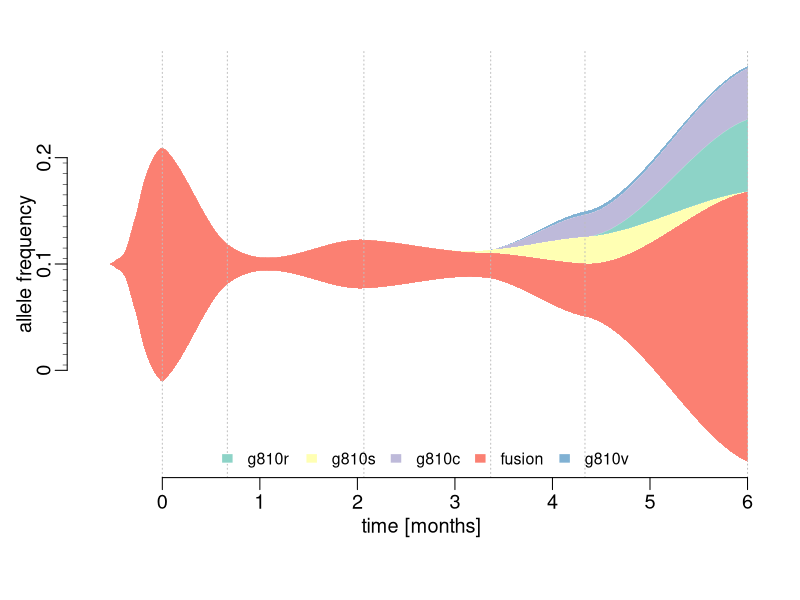

Here is the R script that generated this plot:
## ---- chunk 1
plotStreamGraph <- function(data=stop("No data, NO PLOT, also no cape!"), smoothed=TRUE, start=TRUE, dates="date", colors=NULL, span=0.6){

  require(data.table)
  data <- data.table(data)

  #lets check first, if there is a date column in there
  if (! dates %in% colnames(data)){
    #well this is a problem
    #maybe check if there is a date type column in there?
    date_columns <- which(lapply(data,class) == "Date")

    if(length(date_columns) == 0){
      #well without dates, we will have to assume the measurements are unidistant
      data$TotalDays <- as.integer(c(0:(nrow(data)-1))*30)

    }else{
      #we just take the first one and be happy
      dates <- names(date_columns[1])
      data$TotalDays <- as.integer(unlist(data[,..dates]-c(data[1,..dates])))
    }
  }else{
    # check if this is actually a date
    #TODO

    #and then convert this to actually usable x values by substracting the first value from all the others
    # TODO: sorting?
    #we set this as interger, so we can later exclude it easier
    data$TotalDays <- as.integer(unlist(data[,..dates]-c(data[1,..dates])))

  }

  #now that this is sorted we get to the good part

  if(smoothed){
    #fit a loess model with each column
    #but only keep numerical columns
    keep <- which(lapply(data,class)=="numeric")
    loess_list <- lapply(data[,..keep], function(x) loess(unlist(x)~data$TotalDays,span=span))

    #now we interpolate for all days between the the measurements
    interpSteps <- seq(from=data$TotalDays[1], to=data$TotalDays[nrow(data)])

    interpData <- data.frame(lapply(loess_list, function(x) predict(x, interpSteps)))

    #now negative occurances do not make sense with this
    interpData[interpData<0] <- 0

    plotData <- interpData
    plotX <- interpSteps

  }else{
    #if there is no smoothing, we just copy the raw data
    plotData <-data[,..keep]
    plotX <- data$TotalDays
  }
  # now we also need and X value for each point

  if(start){

    if(smoothed){
      #now this is a bit of a hassle
      #first we create a general outline of the way the thing should run
      # we basically simulate a decay function
      startValues <- data.frame(matrix(c(rep(0,ncol(plotData)), # 0 is the endpoint
                                         plotData[1,]/91,
                                         plotData[1,]/27,
                                         plotData[1,]/9,
                                         plotData[1,]/3,
                                         plotData[1,]*0.8,
                                         plotData[1,]*0.9,
                                         plotData[1,]),
                                       byrow = TRUE, nrow=8)) #and we have 8 time points to consider


      #this is our backbone and now we smooth this,
      loess_list <- lapply(startValues, function(x) loess(unlist(x)~c(1:nrow(startValues))))

      #here we just interpolate a lot of points in between
      smooth_start <- as.data.frame(lapply(loess_list, function(x) predict(x,seq(from=1,to=nrow(startValues),by=0.1))))

      #find out the first time 0 appears and set everything to 0 afterwards
      smooth_start <- apply(smooth_start, 2, function(x) {
        x[c(1:max(which(x<=0)))] <- 0
        return(x)
      })

      #now we combine the start with the actual data
      colnames(smooth_start) <- colnames(plotData)

      #now you trim a bit of, so the breakpoint is not as obvious
      smooth_start <- head(smooth_start,n=-2)
      #and then average over the breakpoint

      breakIndex <- nrow(smooth_start)
      smooth_start[breakIndex-2,] <- colMeans(rbind(tail(smooth_start,3),plotData[c(1),]))
      smooth_start[breakIndex-1,] <- colMeans(rbind(tail(smooth_start,2),plotData[c(1,2),]))
      smooth_start[breakIndex,] <- colMeans(rbind(tail(smooth_start,1),plotData[c(1,2,3),]))

      #now we combine that into one
      plotData <- rbind(smooth_start, plotData)

      #and obviously add some more xValues that need to be plotted
      startX <- rev(seq(from=-0.1,by=-0.3, length.out=nrow(smooth_start)))

      plotX <- c(startX, plotX)

    }else{
      #just connect everything with the 0 line

      zeroes <- rep(0,ncol(plotData))
      names(zeroes) <- colnames(plotData)
      plotData <- rbind(t( zeroes), plotData)
      plotX <- c(-15,plotX)
    }

  }else{
    #no start means no work :)
  }


  # now for the plotting

  if(is.null(colors)){
    require(RColorBrewer)
    colors <- RColorBrewer::brewer.pal(ncol(plotData),"Set3")

  }

  plotData <- as.data.frame(plotData)

  #we change the margins a bit and move the axis to where we want.
  oldpar <- par(c("mar","mgp","cex"))
  par(mar=c(5.1,2.9,2.1,1.1),mgp=c(1.4,0.5,0),cex=1.2)

  #then we plot the data.
  .plot.stream(plotX, plotData, axes=FALSE, xlim=c(min(plotX), max(plotX)), center=TRUE,  spar=0, frac.rand=0, col=colors, border="white", lwd=0.1, xlab="", ylab="allele frequency")
  title(xlab="time [months]", mgp=c(1.5,1,0))

  #add in the horizontal lines to show when the real data was taken
  for(pos in data$TotalDays){
    abline(v=pos, lty=3, col="grey")
  }

  # this is the y axis, but in ruler style with small ticks
  axis(2,at=c(-10,0,10), labels= c(0,0.1,0.2), line=0.1)
  rug(x = -10:9 + 0.5, ticksize = -0.01, side = 2, line=0.1)

  #now this is the xaxis
  axis(1,at=seq(from=0,to=data$TotalDays[nrow(data)],by=30),labels=seq(from=0,to=data$TotalDays[nrow(data)]/30))

  #and of course we add a legend
  legend("bottom", legend=colnames(plotData), fill=colors, border="white",bty="n", ncol=min(nrow(data),ncol(plotData)), cex= 0.8)
  par(oldpar)
}


.plot.stream <- function(
  x, y,
  order.method = "as.is", frac.rand=0.1, spar=0.2,
  center=TRUE,
  ylab="", xlab="",
  border = NULL, lwd=1,
  col=rainbow(length(y[1,])),
  ylim=NULL,
  ...
){

  if(sum(y < 0) > 0) error("y cannot contain negative numbers")

  if(is.null(border)) border <- par("fg")
  border <- as.vector(matrix(border, nrow=ncol(y), ncol=1))
  col <- as.vector(matrix(col, nrow=ncol(y), ncol=1))
  lwd <- as.vector(matrix(lwd, nrow=ncol(y), ncol=1))

  if(order.method == "max") {
    ord <- order(apply(y, 2, which.max))
    y <- y[, ord]
    col <- col[ord]
    border <- border[ord]
  }

  if(order.method == "first") {
    ord <- order(apply(y, 2, function(x) min(which(r>0))))
    y <- y[, ord]
    col <- col[ord]
    border <- border[ord]
  }

  bottom.old <- x*0
  top.old <- x*0
  polys <- vector(mode="list", ncol(y))
  for(i in seq(polys)){
    if(i %% 2 == 1){ #if odd
      top.new <- top.old + y[,i]
      polys[[i]] <- list(x=c(x, rev(x)), y=c(top.old, rev(top.new)))
      top.old <- top.new
    }
    if(i %% 2 == 0){ #if even
      bottom.new <- bottom.old - y[,i]
      polys[[i]] <- list(x=c(x, rev(x)), y=c(bottom.old, rev(bottom.new)))
      bottom.old <- bottom.new
    }
  }

  ylim.tmp <- range(sapply(polys, function(x) range(x$y, na.rm=TRUE)), na.rm=TRUE)
  outer.lims <- sapply(polys, function(r) rev(r$y[(length(r$y)/2+1):length(r$y)]))
  mid <- apply(outer.lims, 1, function(r) mean(c(max(r, na.rm=TRUE), min(r, na.rm=TRUE)), na.rm=TRUE))

  #center and wiggle
  if(center) {
    g0 <- -mid + runif(length(x), min=frac.rand*ylim.tmp[1], max=frac.rand*ylim.tmp[2])
  } else {
    g0 <- runif(length(x), min=frac.rand*ylim.tmp[1], max=frac.rand*ylim.tmp[2])
  }

  fit <- smooth.spline(g0 ~ x, spar=spar)

  for(i in seq(polys)){
    polys[[i]]$y <- polys[[i]]$y + c(fit$y, rev(fit$y))
  }

  if(is.null(ylim)) ylim <- range(sapply(polys, function(x) range(x$y, na.rm=TRUE)), na.rm=TRUE)
  plot(x,y[,1], ylab=ylab, xlab=xlab, ylim=ylim, t="n", ...)
  for(i in seq(polys)){
    polygon(polys[[i]], border=border[i], col=col[i], lwd=lwd[i])
  }

}
## ---- chunk 2
library(data.table)
dates <- as.Date(c("2018-3-9","2018-3-29","2018-5-10","2018-6-18","2018-7-17","2018-9-5"))
fusion <- data.frame(date=dates,vaf=c(22.1,3.8,4.6,2.4,5,25.4),var="fusion")
G810R <- data.frame(date=dates,vaf=c(0,0,0,0,0,6.8),var="G810R")
G810C <- data.frame(date=dates,vaf=c(0,0,0,0,2.1,4.8),var="G810C")
G810V <- data.frame(date=dates,vaf=c(0,0,0,0,0.3,0.2),var="G810V")
G810S <- data.frame(date=dates,vaf=c(0,0,0,0.3,2.5,0),var="G810S")

#lets make this one big data frame, so we have an easier time
y <- data.table(g810r=G810R$vaf,g810s=G810S$vaf,g810c=G810C$vaf,fusion=fusion$vaf,g810v=G810V$vaf,date=dates)
## ---- chunk 3
#take a look
head(y)
## ---- chunk 4
plotStreamGraph(y)
